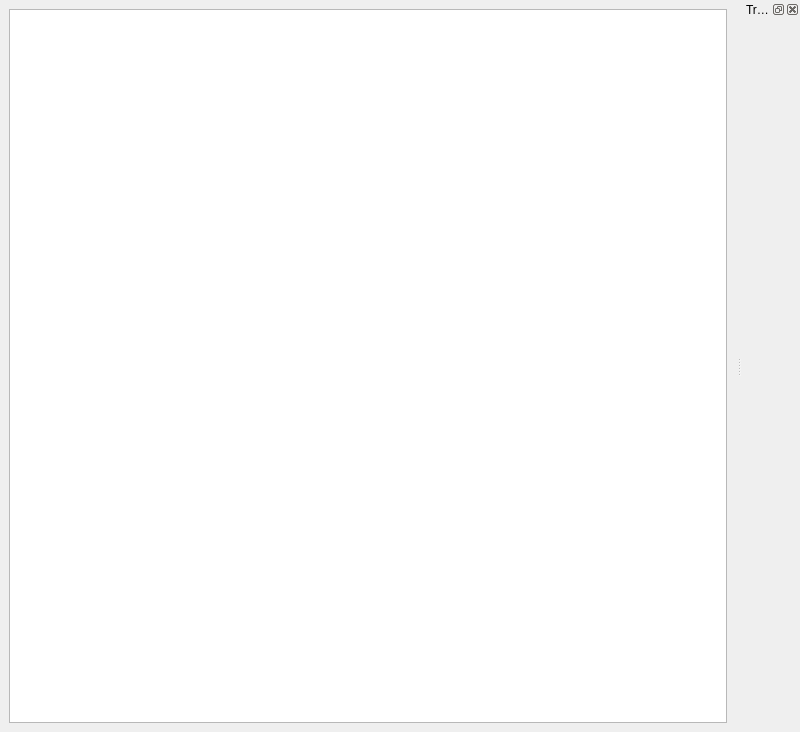
<?xml version="1.0" encoding="UTF-8"?>
<ui version="4.0">
 <class>MainWindow</class>
 <widget class="QMainWindow" name="MainWindow">
  <property name="geometry">
   <rect>
    <x>0</x>
    <y>0</y>
    <width>800</width>
    <height>732</height>
   </rect>
  </property>
  <property name="windowTitle">
   <string>MainWindow</string>
  </property>
  <widget class="QWidget" name="centralwidget">
   <layout class="QGridLayout" name="gridLayout">
    <item row="0" column="0">
     <widget class="CoordinatePlotWidget" name="graphicsLayout"/>
    </item>
   </layout>
  </widget>
  <widget class="QDockWidget" name="dockWidget">
   <property name="enabled">
    <bool>true</bool>
   </property>
   <property name="allowedAreas">
    <set>Qt::LeftDockWidgetArea|Qt::RightDockWidgetArea</set>
   </property>
   <property name="windowTitle">
    <string>Traces</string>
   </property>
   <attribute name="dockWidgetArea">
    <number>2</number>
   </attribute>
   <widget class="QWidget" name="dockWidgetContents">
    <layout class="QVBoxLayout" name="verticalLayout"/>
   </widget>
  </widget>
  <action name="actionExpand">
   <property name="text">
    <string>Expand</string>
   </property>
  </action>
 </widget>
 <customwidgets>
  <customwidget>
   <class>CoordinatePlotWidget</class>
   <extends>QGraphicsView</extends>
   <header>uiModules.CoordinatePlotWidget</header>
  </customwidget>
 </customwidgets>
 <resources>
  <include location="Experiment.qrc"/>
 </resources>
 <connections/>
</ui>
